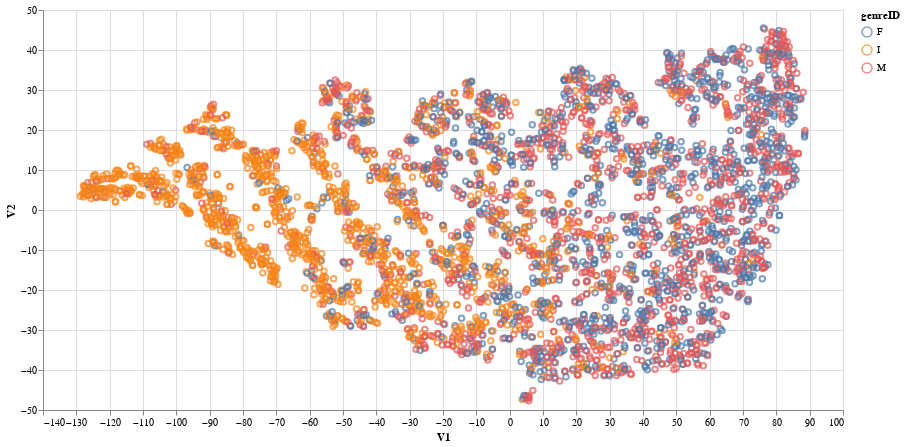

Notebook code cell kept with this figure:
### Code cell
from sklearn.manifold import TSNE
import altair as alt
# Sex(성) 당 column 표준화(zscore)한 dataframe t-SNE (같은 종류의 점 끼리 거리로 가까움을 알고 다른 종류끼리도 거리로 가까움을 알기 위해)
# 친밀도

np.random.seed(1)

appID_matrix = df_zscore.iloc[:, 1:].values
appID_tsne_result = TSNE(learning_rate=300, init='pca').fit_transform(appID_matrix)

df_appID_tsne_result = (
  pd.DataFrame(appID_tsne_result, columns=['V1', 'V2'])
    .assign(genreID = df['Sex'])
)
(df_appID_tsne_result.pipe(alt.Chart, width=800, height=400).mark_point().encode(x='V1:Q', y='V2:Q', color='genreID:N'))

### Figure 1 — Vega-Lite specification as saved in the notebook (floating-point values rounded to 4 significant figures; data arrays with more than 128 entries replaced by an {"elided": "..."} marker saying what was removed)
{"config": {"view": {"continuousWidth": 400, "continuousHeight": 300}}, "data": {"name": "data-fedfb049c9ae919d3f8ad7549ba9b6ad"}, "mark": "point", "encoding": {"color": {"type": "nominal", "field": "genreID"}, "x": {"type": "quantitative", "field": "V1"}, "y": {"type": "quantitative", "field": "V2"}}, "height": 400, "width": 800, "$schema": "https://vega.github.io/schema/vega-lite/v4.8.1.json", "datasets": {"data-fedfb049c9ae919d3f8ad7549ba9b6ad": {"elided": "4177 records"}}}
